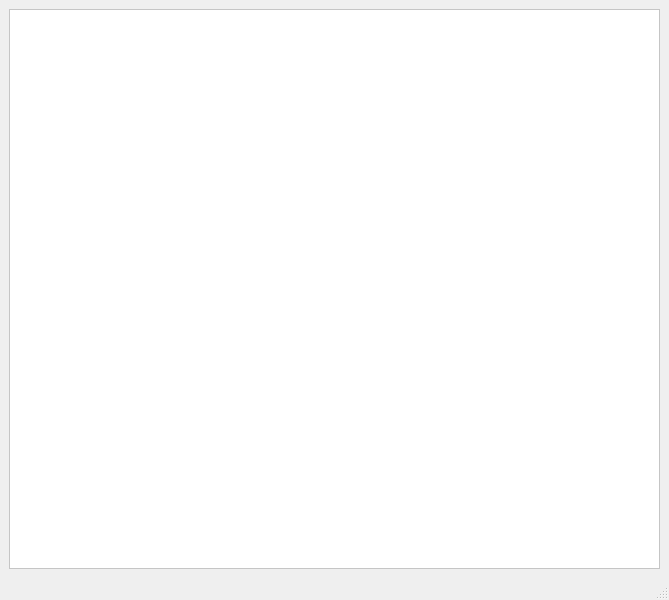
<?xml version="1.0" encoding="UTF-8"?>
<ui version="4.0">
 <class>MainWindow</class>
 <widget class="QMainWindow" name="MainWindow">
  <property name="geometry">
   <rect>
    <x>0</x>
    <y>0</y>
    <width>669</width>
    <height>600</height>
   </rect>
  </property>
  <property name="windowTitle">
   <string>MainWindow</string>
  </property>
  <widget class="QWidget" name="centralwidget">
   <layout class="QHBoxLayout" name="horizontalLayout">
    <item>
     <widget class="QFrame" name="frame">
      <property name="styleSheet">
       <string notr="true">QFrame{
	background-color: rgb(255, 255, 255);
}

QLabel {
color:rgb(0,0,0);
font:77 20pt &quot;Arial Black&quot;;
qproperty-alignment: AlignCenter
}
QPushButton{
background-color:rgb(61,61,61);
border-top-left-radius: 25px;
border-bottom-left-radius: 20px;
	
color:rgb(255,255,255);
font:77 20pt &quot;Arial Black&quot;;
}
QPushButton:hover{
background-color:rgb(95,95,95);
border-top-left-radius: 20px;
border-bottom-left-radius: 20px;
color:rgb(0,0,0);
font:77 20pt &quot;Arial Black&quot;;
}</string>
      </property>
      <property name="frameShape">
       <enum>QFrame::StyledPanel</enum>
      </property>
      <property name="frameShadow">
       <enum>QFrame::Raised</enum>
      </property>
      <layout class="QHBoxLayout" name="horizontalLayout_2">
       <item>
        <widget class="QStackedWidget" name="stackedWidget">
         <property name="styleSheet">
          <string notr="true">QFrame{
	background-color: rgb(255, 255, 255);
}

QLabel {
color:rgb(0,0,0);
font:77 20pt &quot;Arial Black&quot;;
qproperty-alignment: AlignCenter;
}
QPushButton{
background-color:rgb(61,61,61);
border-top-left-radius: 25px;
border-bottom-left-radius: 20px;
	
color:rgb(255,255,255);
font:77 20pt &quot;Arial Black&quot;;
}
QPushButton:hover{
background-color:rgb(95,95,95);
border-top-left-radius: 20px;
border-bottom-left-radius: 20px;
color:rgb(0,0,0);
font:77 20pt &quot;Arial Black&quot;;
}</string>
         </property>
         <property name="currentIndex">
          <number>1</number>
         </property>
         <widget class="QWidget" name="consigna">
          <layout class="QVBoxLayout" name="verticalLayout">
           <item>
            <widget class="QLabel" name="lb_consigna">
             <property name="font">
              <font>
               <family>Arial Black</family>
               <pointsize>20</pointsize>
               <weight>9</weight>
               <italic>false</italic>
               <bold>false</bold>
              </font>
             </property>
             <property name="text">
              <string/>
             </property>
            </widget>
           </item>
           <item>
            <widget class="QPushButton" name="bt_start">
             <property name="font">
              <font>
               <family>Arial Black</family>
               <pointsize>20</pointsize>
               <weight>9</weight>
               <italic>false</italic>
               <bold>false</bold>
              </font>
             </property>
             <property name="text">
              <string>Empezar</string>
             </property>
            </widget>
           </item>
          </layout>
         </widget>
         <widget class="QWidget" name="palabra">
          <property name="styleSheet">
           <string notr="true">QFrame{
	background-color: rgb(255, 255, 255);
}

QLabel {
color:rgb(0,0,0);
font:77 20pt &quot;Arial Black&quot;;
}
QPushButton{
background-color:rgb(61,61,61);
border-top-left-radius: 25px;
border-bottom-left-radius: 20px;
	
color:rgb(255,255,255);
font:77 20pt &quot;Arial Black&quot;;
}
QPushButton:hover{
background-color:rgb(95,95,95);
border-top-left-radius: 20px;
border-bottom-left-radius: 20px;
color:rgb(0,0,0);
font:77 20pt &quot;Arial Black&quot;;
}</string>
          </property>
          <layout class="QVBoxLayout" name="verticalLayout_3">
           <item>
            <layout class="QVBoxLayout" name="verticalLayout_2">
             <item>
              <widget class="QLabel" name="label_2">
               <property name="text">
                <string/>
               </property>
              </widget>
             </item>
             <item>
              <widget class="QLabel" name="lb_palabra">
               <property name="text">
                <string/>
               </property>
              </widget>
             </item>
             <item>
              <widget class="QLabel" name="label_3">
               <property name="text">
                <string/>
               </property>
              </widget>
             </item>
            </layout>
           </item>
          </layout>
         </widget>
        </widget>
       </item>
      </layout>
     </widget>
    </item>
   </layout>
  </widget>
  <widget class="QMenuBar" name="menubar">
   <property name="geometry">
    <rect>
     <x>0</x>
     <y>0</y>
     <width>669</width>
     <height>21</height>
    </rect>
   </property>
  </widget>
  <widget class="QStatusBar" name="statusbar"/>
 </widget>
 <resources/>
 <connections/>
</ui>
